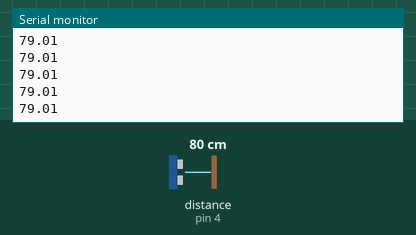
Bench run of a sketch on a simulated Arduino Uno, built with avr-gcc and run on an emulated ATmega328P. Shown: the last lines printed to the serial monitor. Wiring (inferred from the names in the program): ultrasonic range finder: trigger pin 5; echo pin 4. Inputs (shaded band) come from the test bench; at power-on: distance to the obstacle (sensor on pin 4) 80 cm. The echo pulse lasts 58.3 µs per cm; the audio player accepts every command and is not drawn.

Above: at 1.7 s.
1.8 s: distance to the obstacle (sensor on pin 4) set to 2 cm
At 3.2 s:
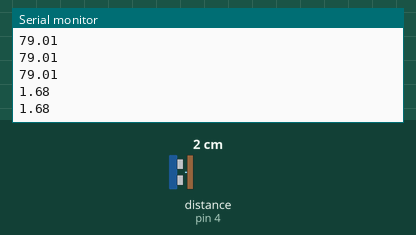
3.3 s: distance to the obstacle (sensor on pin 4) set to 4 cm
At 4.2 s:
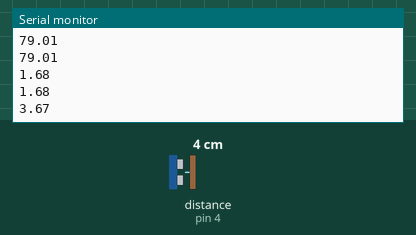
Timing chart, 0 to 6.3 s (numbered marks = the images above; inputs shaded):
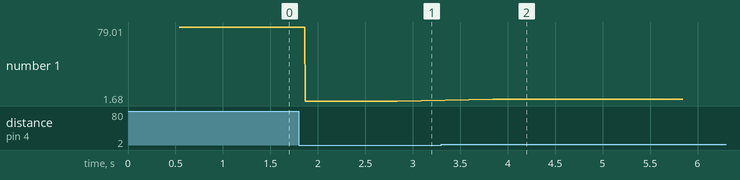

The sketch:

MPA-JogoSustentabilidade.ino
```cpp
#include "Arduino.h"
#include "SoftwareSerial.h"
#include "DFRobotDFPlayerMini.h"

//---------------------------------------------------------------------------------
//      Áudio
//---------------------------------------------------------------------------------

//Inicia a serial por software nos pinos 10 e 11
SoftwareSerial mySoftwareSerial(10, 11); // RX, TX

DFRobotDFPlayerMini myDFPlayer;

char buf;
int pausa = 0;
int equalizacao = 0;

int resultado = 1;

//---------------------------------------------------------------------------------
//      ULTRASSOM
//---------------------------------------------------------------------------------
//ligar VCC no 5V
//ligar GND no GND
//ligar TRIG no 5
//ligar ECHO no 4

int gatilho = 5;
int echo = 4;

float tempo; // para armazenar o tempo de ida e volta do sinal em microsegundos
float distancia_cm; // para armazenar a distância em centímetros

//---------------------------------------------------------------------------------

// setup (executado apenas uma vez)
void setup() {

  //-------------------------------------------------------
  //  define Audio
  //-------------------------------------------------------
  mySoftwareSerial.begin(9600);
  myDFPlayer.begin(mySoftwareSerial); //inicia módulo MP3, essa linha ficava dentro da Serial

  myDFPlayer.setTimeOut(500); //Timeout serial 500ms
  myDFPlayer.volume(30);
  myDFPlayer.EQ(0); //Equalizacao normal

  //-------------------------------------------------------
  //  define ultrassom
  //-------------------------------------------------------
  // configura pino GATILHO como saída
  pinMode(gatilho,OUTPUT);

  // deixa pino em LOW
  digitalWrite(gatilho,LOW);
  delayMicroseconds(10);

  // configura pino ECHO como entrada
  pinMode(echo,INPUT);

  Serial.begin(9600);
  Serial.println("Lendo dados do sensor...");

}

// laço principal (executado indefinidamente)
void loop() {

  medeDistancia();

  //SE DISTÂNCIA FOR MENOR QUE 10 CM
  if (distancia_cm < 10)
  {
    myDFPlayer.play(1);

//    if (resultado == 3){
//      resultado = 1;
//    }
//    else{
//      resultado = resultado + 1;
//    }

    while (distancia_cm < 50){
      delay(1000);
      medeDistancia();
    }

    delay(3000);
  }

  // aguardar um pouquinho antes de começar tudo de novo
  delayMicroseconds(100);
}

void medeDistancia(){

  // disparar pulso ultrassônico
  digitalWrite(gatilho, HIGH);
  delayMicroseconds(10);
  digitalWrite(gatilho, LOW);

  // medir tempo de ida e volta do pulso ultrassônico
  tempo = pulseIn(echo, HIGH);

  // calcular as distâncias em centímetros e polegadas
  distancia_cm = tempo / 29.4 / 2;

  //mostrar o valor no terminal
  Serial.println(distancia_cm);

}
```

Measured:
- after the input at 1.8 s, the serial monitor: prints a new line after 0.07 s (image 1)
- after the input at 3.3 s, the serial monitor: prints a new line after 0.54 s (image 2)
- plotted number 1: 79.01 → 1.68 after the input at 1.8 s, 1.68 → 3.67 after the input at 3.3 s
